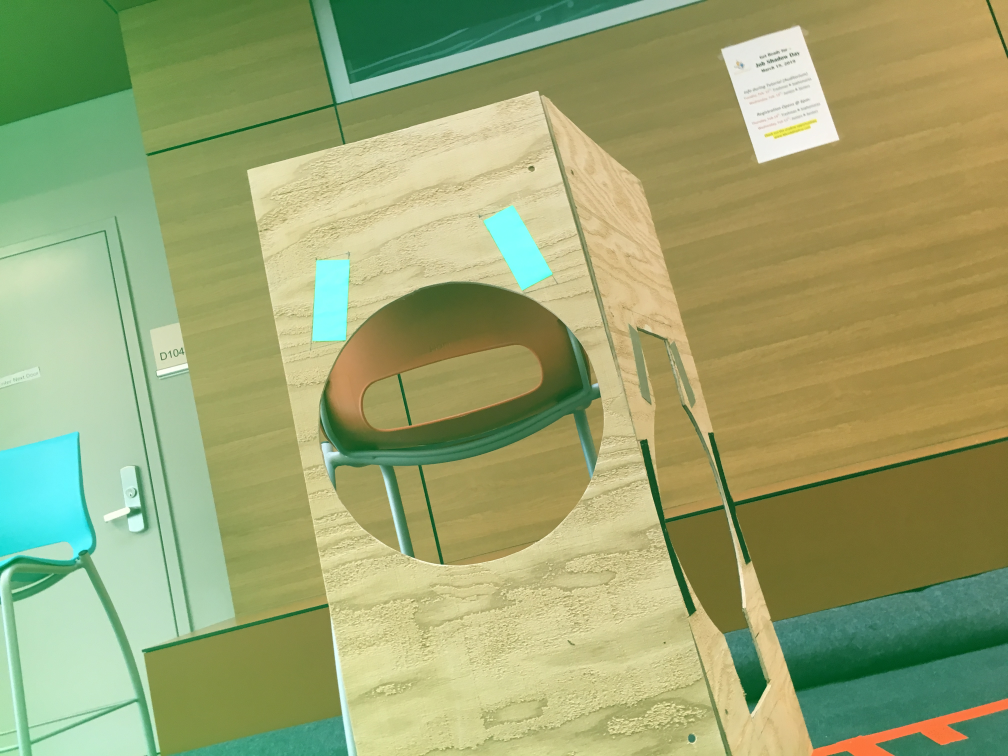
#> input picture test/right.JPG, 4032 x 3024 px, found by its file name (shown at 1/4 size)
$ python shapeDetect.py   (older library calls are emulated)
#> lines starting #> are read from the running program, lines starting #| are printed output that depends on the picture; after the words box and inside, x2 and y2 are one past the last pixel; in counts of white or black regions, pixels touching at a corner belong together
import numpy as np
import cv2

scaleFactor = .25

img = cv2.imread('test/right.jpg')
#> img is the input picture: shape (3024, 4032, 3); mean B, G, R 112.5, 164.5, 154.8
img = cv2.resize(img, (0,0), fx=scaleFactor, fy=scaleFactor)
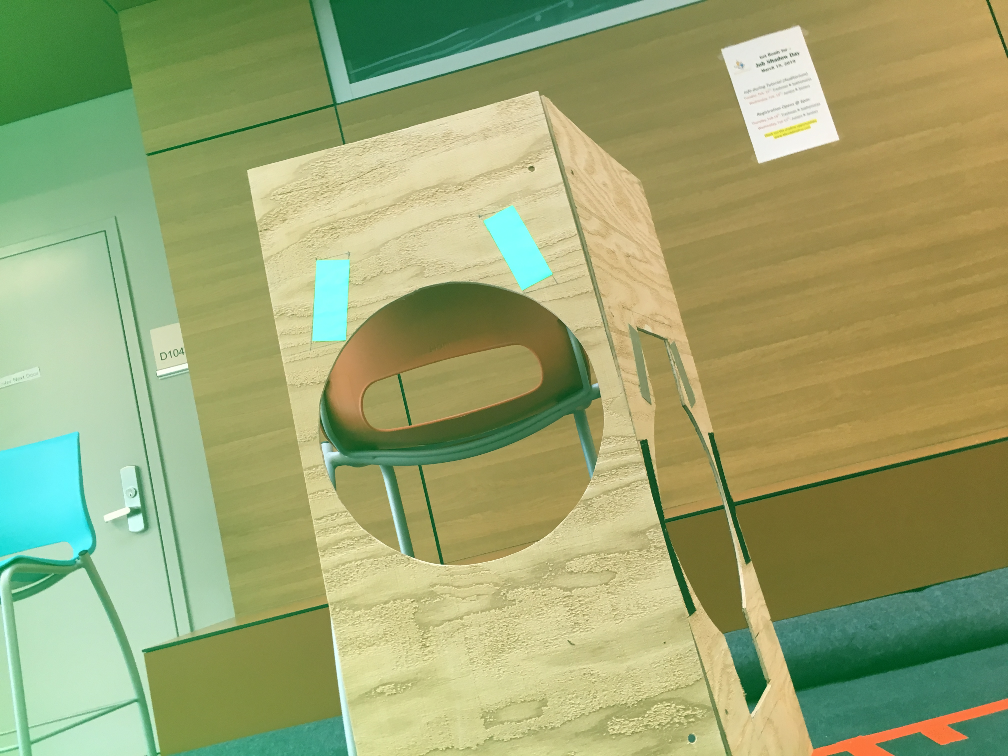
#> img: shape (756, 1008, 3); mean B, G, R 112.6, 164.6, 155

hsv = cv2.cvtColor(img, cv2.COLOR_BGR2HSV)
#> hsv: shape (756, 1008, 3); mean H, S, V 38.5, 105.6, 172.8

# define range of blue color in HSV
lower_blue = np.array([70,62,240])
upper_blue = np.array([94,200,255])

# Threshold the HSV image to get only blue colors
mask = cv2.inRange(hsv, lower_blue, upper_blue)
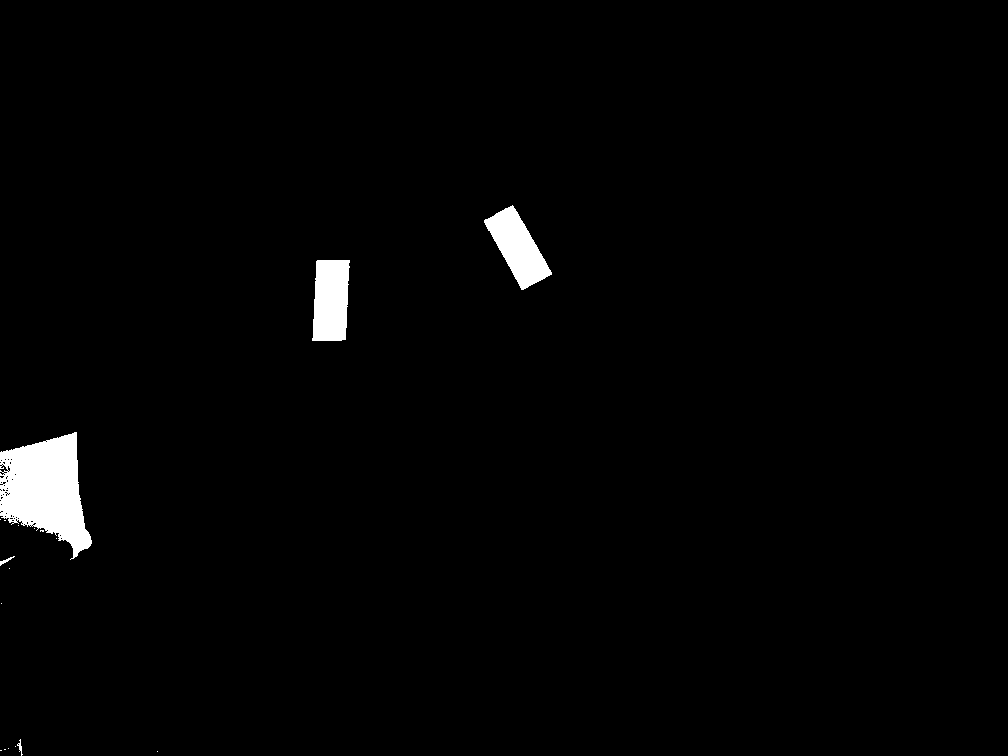
#> mask: shape (756, 1008); 1.7% white; 18 white regions (13 under 20 px)

im2,contours,h = cv2.findContours(mask, cv2.RETR_LIST, cv2.CHAIN_APPROX_SIMPLE)
#> contours = 73 contours, 69 with area under 20; largest, box (x1, y1, x2, y2) and area: (0, 432, 92, 560) 7054, (484, 205, 552, 290) 2634, (312, 260, 350, 341) 2582, (0, 556, 15, 566) 25; h = 73 rows, first 6: [1, -1, -1, -1], [2, 0, -1, -1], [3, 1, -1, -1], [4, 2, -1, -1], [5, 3, -1, -1], [6, 4, -1, -1]

for cnt in contours:
    epsilon = 0.1*cv2.arcLength(cnt,True)
    approx = cv2.approxPolyDP(cnt,epsilon,True)
    if len(approx) != 4:
    	continue

    x,y,w,h = cv2.boundingRect(cnt)
    if w < 10 or h < 10:
    	continue

    # print(approx)
    M = cv2.moments(cnt)

    for pnt in approx:
    	cv2.circle(img, tuple(pnt[0]), 1, (0, 255, 255), thickness=14)
    cv2.drawContours(img,[cnt],0,(0,0,255),-1)
    break
#> this loop made 72 passes
#> (epsilon, approx, x, y, w, h) on passes 6, 11, 13, 14, 17, 18, 20, 21, 22, 23: (0.566, [[17, 744], [18, 743], [19, 744], [18, 745]], 17, 743, 3, 3), (0.566, [[60, 538], [61, 537], [62, 538], [61, 539]], 60, 537, 3, 3), (0.566, [[59, 535], [60, 534], [61, 535], [60, 536]], 59, 534, 3, 3), (0.566, [[46, 530], [47, 529], [48, 530], [47, 531]], 46, 529, 3, 3), (0.566, [[31, 525], [32, 524], [33, 525], [32, 526]], 31, 524, 3, 3), (0.566, [[29, 525], [30, 524], [31, 525], [30, 526]], 29, 524, 3, 3), (0.566, [[23, 524], [24, 523], [25, 524], [24, 525]], 23, 523, 3, 3), (1.05, [[35, 522], [36, 523], [33, 525], [32, 524]], 32, 522, 5, 4), (0.566, [[21, 523], [22, 522], [23, 523], [22, 524]], 21, 522, 3, 3), (0.766, [[26, 522], [27, 521], [28, 523], [27, 524]], 26, 521, 3, 4)
#> (epsilon, approx) on passes 1, 2, 3, 4, 5, 7: (0, [[157, 751]]), (0.2, [[0, 750], [1, 750]]), (0.2, [[4, 749], [5, 749]]), (0, [[8, 748]]), (0, [[15, 746]]), (4.1, [[20, 739], [21, 755]])
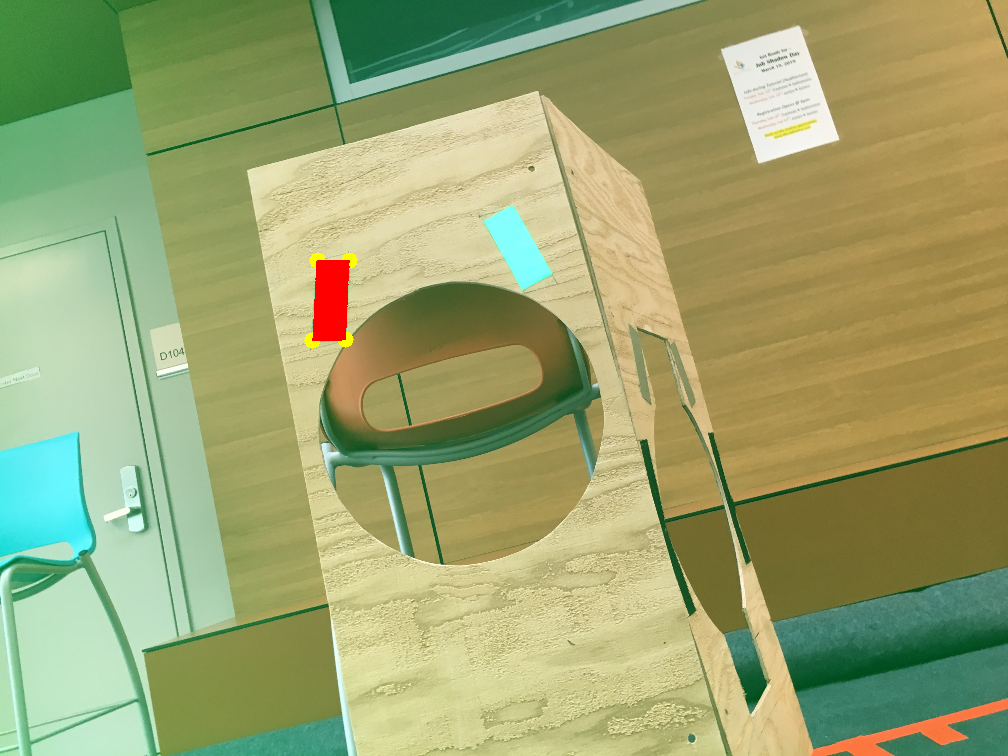
#> img: shape (756, 1008, 3); 0.43% of pixels changed, all inside (x1, y1, x2, y2) = (304, 252, 358, 349)

$ run again, with test/front.JPG copied over test/right.JPG
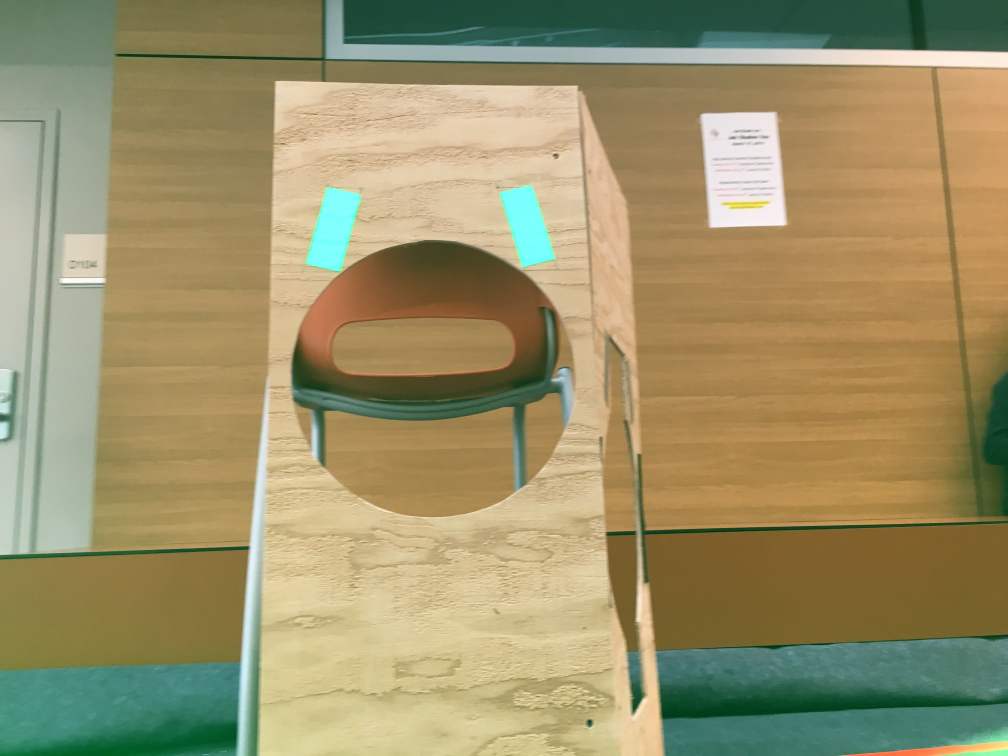
#> input picture test/front.JPG, 4032 x 3024 px, found by its file name (shown at 1/4 size)
#> img is the input picture: shape (3024, 4032, 3); mean B, G, R 105.3, 145.6, 155.7
#> hsv: shape (756, 1008, 3); mean H, S, V 33, 107.4, 165.2
#> `mask = cv2.inRange(hsv, lower_blue, upper_blue)`:
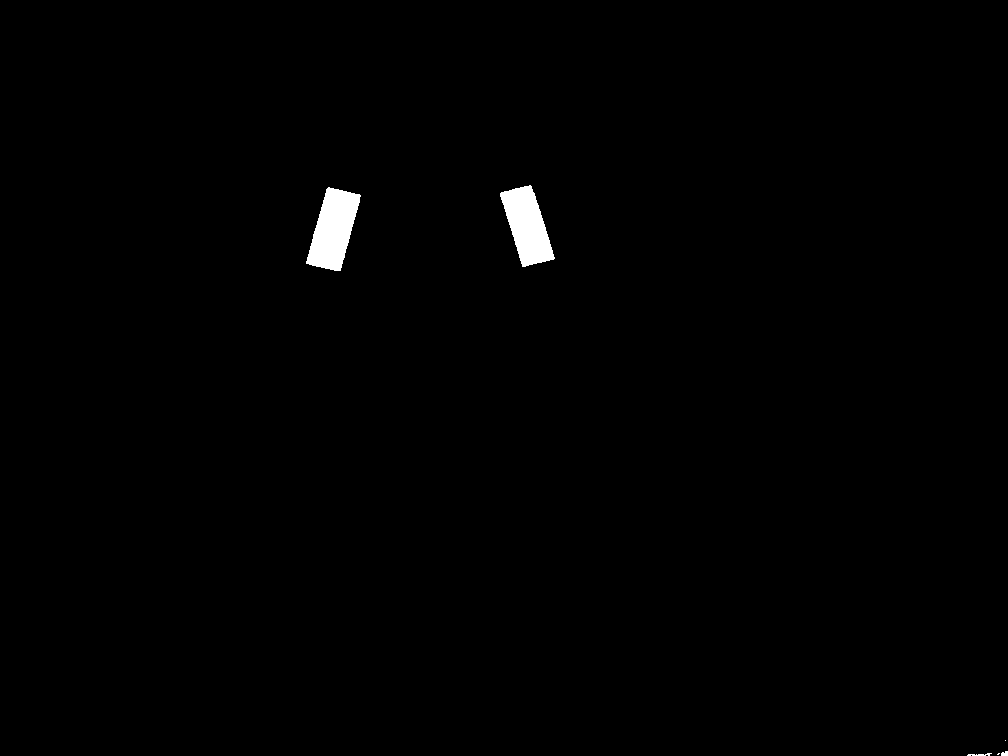
#> mask: shape (756, 1008); 0.73% white; 6 white regions (2 under 20 px)
#> `im2,contours,h = cv2.findContours(mask, cv2.RETR_LIST, cv2.CHAIN_APPRO..`: contours = 6 contours, 4 with area under 20; largest, box (x1, y1, x2, y2) and area: (306, 187, 361, 271) 2724, (500, 185, 555, 267) 2511; h = [[1, -1, -1, -1], [2, 0, -1, -1], [3, 1, -1, -1], [4, 2, -1, -1], [5, 3, -1, -1], [-1, 4, -1, -1]]
#> the loop `for cnt in contours:` made 5 passes
#> (epsilon, approx) on passes 2 to 4: (5.44, [[991, 753], [967, 755]]), (2.02, [[1007, 751], [1001, 755], [1007, 755]]), (0, [[1005, 740]])
#> after the loop `for cnt in contours:`:
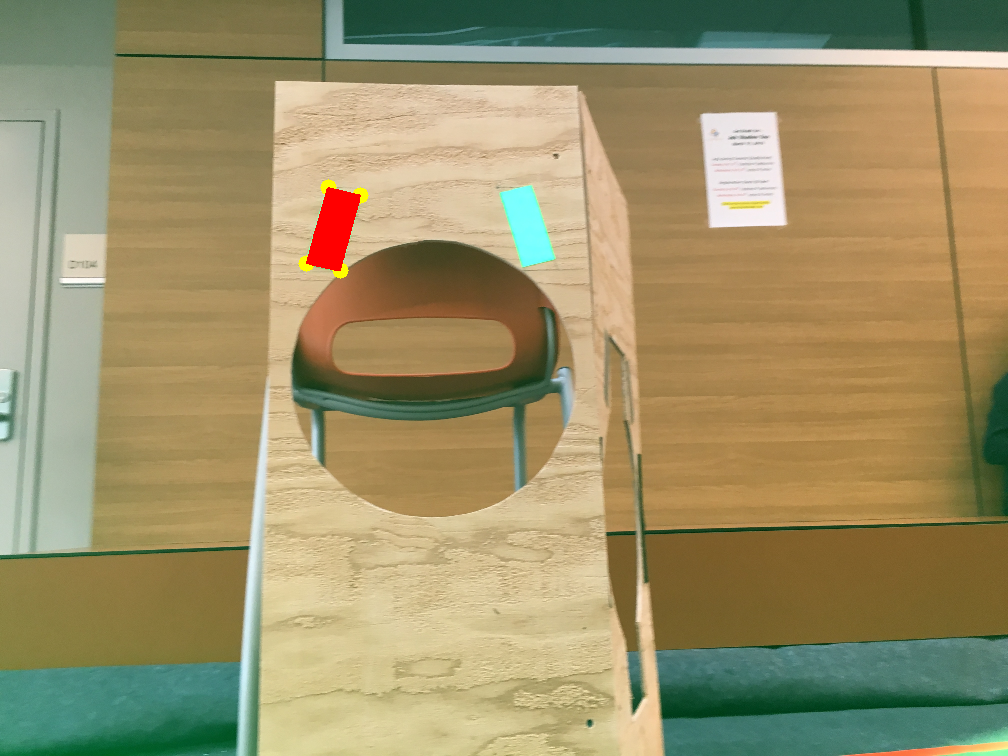
#> img: shape (756, 1008, 3); mean B, G, R 104.3, 144.8, 156.3

$ run again, with test/left.JPG copied over test/right.JPG
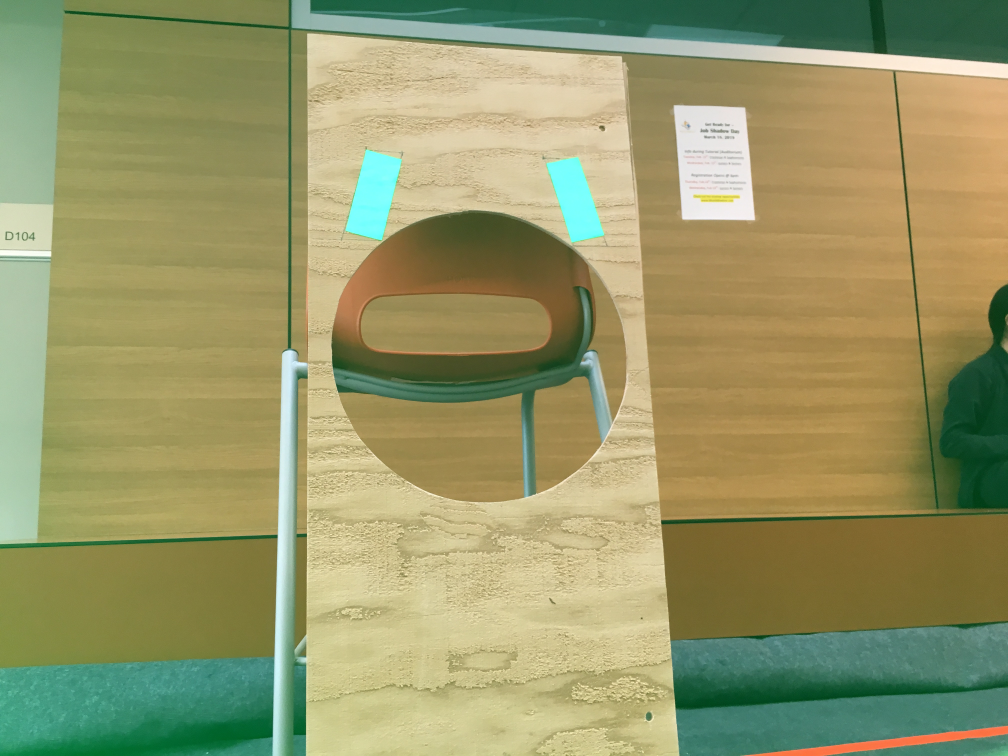
#> input picture test/left.JPG, 4032 x 3024 px, found by its file name (shown at 1/4 size)
#> img is the input picture: shape (3024, 4032, 3); mean B, G, R 104.5, 151.2, 151
#> hsv: shape (756, 1008, 3); mean H, S, V 35.1, 109.1, 163.5
#> `mask = cv2.inRange(hsv, lower_blue, upper_blue)`:
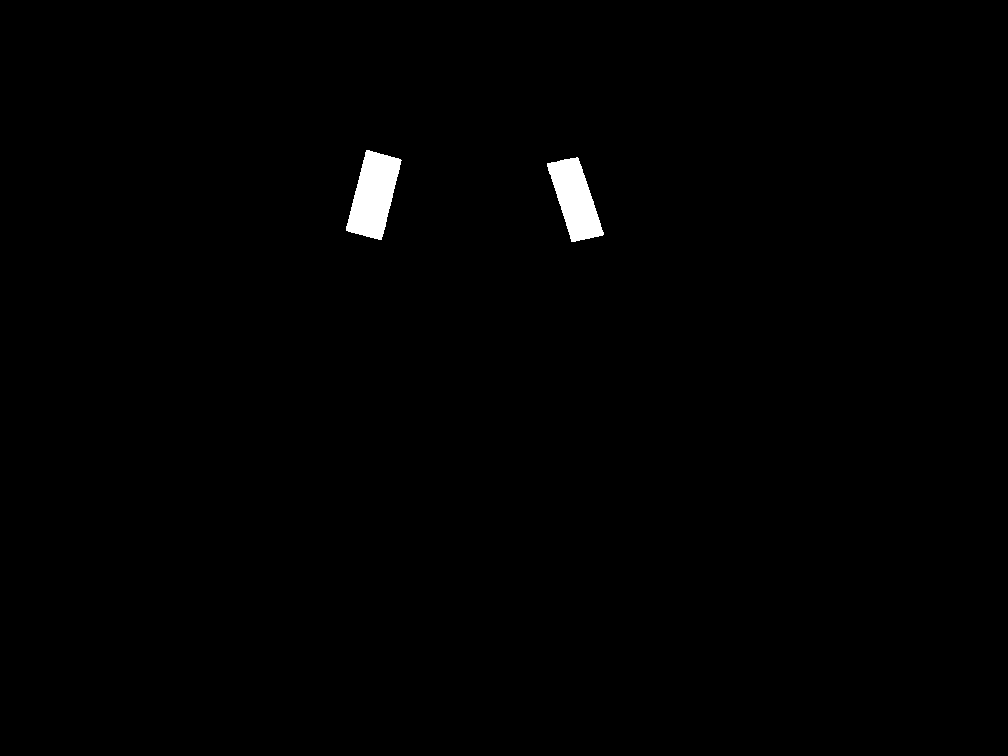
#> mask: shape (756, 1008); 0.77% white; 2 white regions
#> `im2,contours,h = cv2.findContours(mask, cv2.RETR_LIST, cv2.CHAIN_APPRO..`: contours = 2 contours; box (x1, y1, x2, y2) and area: (346, 150, 402, 240) 3012, (547, 157, 604, 242) 2606; h = [[1, -1, -1, -1], [-1, 0, -1, -1]]
#> the loop `for cnt in contours:` made 1 pass
#> (epsilon, approx, x, y, w, h) on pass 1: (24.31, [[577, 157], [547, 163], [571, 241], [603, 234]], 547, 157, 57, 85)
#> after the loop `for cnt in contours:`:
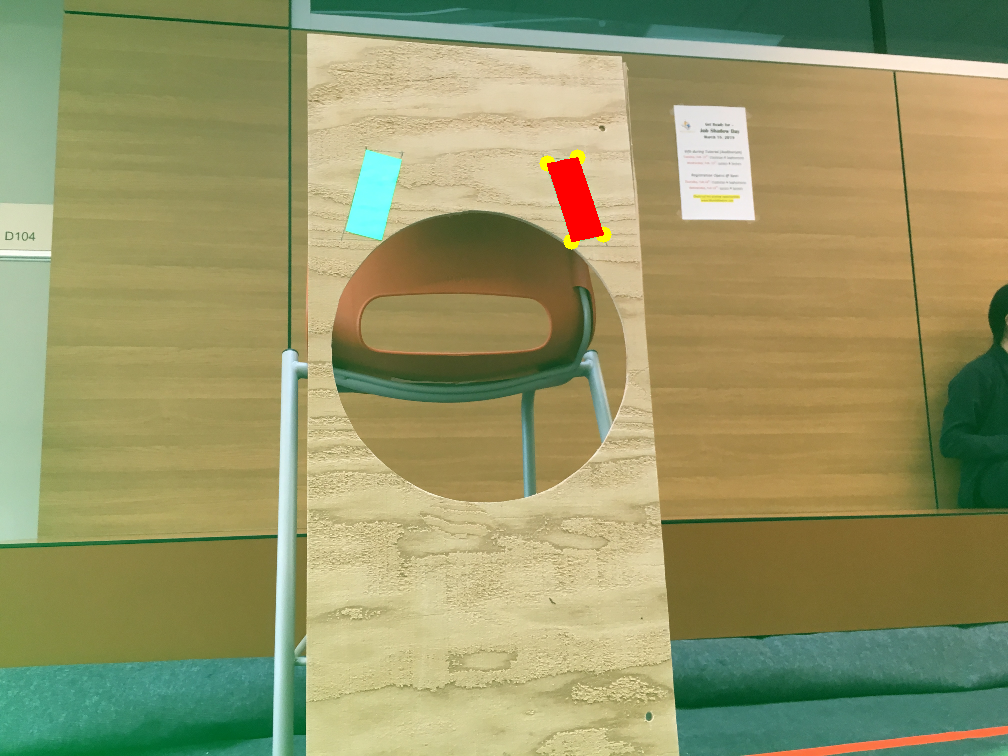
#> img: shape (756, 1008, 3); mean B, G, R 103.6, 150.4, 151.7
